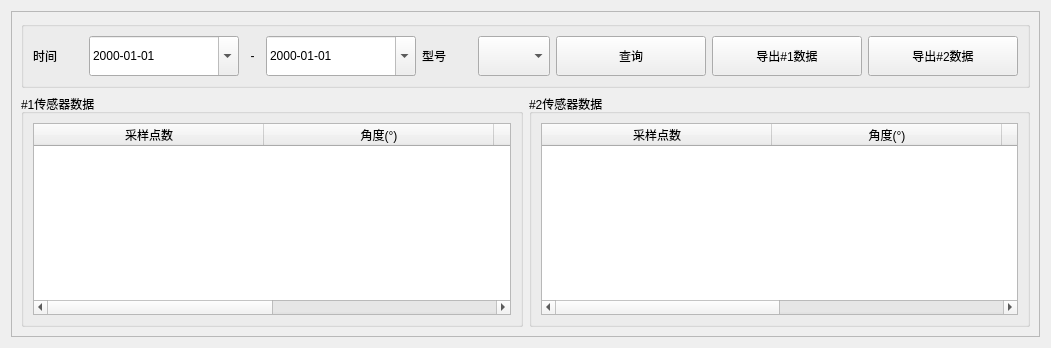
        <widget class="QWidget" name="dataQuery">
         <layout class="QGridLayout" name="gridLayout_30">
          <item row="0" column="0">
           <widget class="QFrame" name="frame_2">
            <property name="frameShape">
             <enum>QFrame::StyledPanel</enum>
            </property>
            <property name="frameShadow">
             <enum>QFrame::Raised</enum>
            </property>
            <layout class="QGridLayout" name="gridLayout_20">
             <item row="0" column="0" colspan="2">
              <widget class="QGroupBox" name="groupBox_2">
               <property name="title">
                <string/>
               </property>
               <layout class="QHBoxLayout" name="horizontalLayout_13">
                <item>
                 <widget class="QLabel" name="label_4">
                  <property name="minimumSize">
                   <size>
                    <width>50</width>
                    <height>40</height>
                   </size>
                  </property>
                  <property name="maximumSize">
                   <size>
                    <width>50</width>
                    <height>40</height>
                   </size>
                  </property>
                  <property name="text">
                   <string>时间</string>
                  </property>
                 </widget>
                </item>
                <item>
                 <widget class="QDateEdit" name="startTime">
                  <property name="minimumSize">
                   <size>
                    <width>150</width>
                    <height>40</height>
                   </size>
                  </property>
                  <property name="maximumSize">
                   <size>
                    <width>16777215</width>
                    <height>40</height>
                   </size>
                  </property>
                  <property name="displayFormat">
                   <string>yyyy-MM-dd </string>
                  </property>
                  <property name="calendarPopup">
                   <bool>true</bool>
                  </property>
                 </widget>
                </item>
                <item>
                 <widget class="QLabel" name="label_7">
                  <property name="minimumSize">
                   <size>
                    <width>15</width>
                    <height>0</height>
                   </size>
                  </property>
                  <property name="maximumSize">
                   <size>
                    <width>15</width>
                    <height>16777215</height>
                   </size>
                  </property>
                  <property name="text">
                   <string>-</string>
                  </property>
                  <property name="alignment">
                   <set>Qt::AlignCenter</set>
                  </property>
                 </widget>
                </item>
                <item>
                 <widget class="QDateEdit" name="endTime">
                  <property name="minimumSize">
                   <size>
                    <width>150</width>
                    <height>40</height>
                   </size>
                  </property>
                  <property name="maximumSize">
                   <size>
                    <width>16777215</width>
                    <height>40</height>
                   </size>
                  </property>
                  <property name="displayFormat">
                   <string>yyyy-MM-dd </string>
                  </property>
                  <property name="calendarPopup">
                   <bool>true</bool>
                  </property>
                 </widget>
                </item>
                <item>
                 <widget class="QLabel" name="label_9">
                  <property name="minimumSize">
                   <size>
                    <width>50</width>
                    <height>40</height>
                   </size>
                  </property>
                  <property name="maximumSize">
                   <size>
                    <width>50</width>
                    <height>40</height>
                   </size>
                  </property>
                  <property name="text">
                   <string>型号</string>
                  </property>
                 </widget>
                </item>
                <item>
                 <widget class="QComboBox" name="TypeList">
                  <property name="minimumSize">
                   <size>
                    <width>0</width>
                    <height>40</height>
                   </size>
                  </property>
                  <property name="maximumSize">
                   <size>
                    <width>16777215</width>
                    <height>40</height>
                   </size>
                  </property>
                 </widget>
                </item>
                <item>
                 <widget class="QPushButton" name="queryBtn">
                  <property name="minimumSize">
                   <size>
                    <width>150</width>
                    <height>40</height>
                   </size>
                  </property>
                  <property name="maximumSize">
                   <size>
                    <width>350</width>
                    <height>150</height>
                   </size>
                  </property>
                  <property name="text">
                   <string>查询</string>
                  </property>
                 </widget>
                </item>
                <item>
                 <widget class="QPushButton" name="exportDataOne">
                  <property name="minimumSize">
                   <size>
                    <width>150</width>
                    <height>40</height>
                   </size>
                  </property>
                  <property name="maximumSize">
                   <size>
                    <width>350</width>
                    <height>150</height>
                   </size>
                  </property>
                  <property name="text">
                   <string>导出#1数据</string>
                  </property>
                 </widget>
                </item>
                <item>
                 <widget class="QPushButton" name="exportDataTwo">
                  <property name="minimumSize">
                   <size>
                    <width>150</width>
                    <height>40</height>
                   </size>
                  </property>
                  <property name="text">
                   <string>导出#2数据</string>
                  </property>
                 </widget>
                </item>
               </layout>
              </widget>
             </item>
             <item row="1" column="1">
              <widget class="QGroupBox" name="groupBox_4">
               <property name="title">
                <string>#2传感器数据</string>
               </property>
               <layout class="QGridLayout" name="gridLayout_21">
                <item row="0" column="0">
                 <widget class="QTableWidget" name="result_tableWidget_2">
                  <attribute name="horizontalHeaderDefaultSectionSize">
                   <number>230</number>
                  </attribute>
                  <column>
                   <property name="text">
                    <string>采样点数</string>
                   </property>
                  </column>
                  <column>
                   <property name="text">
                    <string>角度(°)</string>
                   </property>
                  </column>
                  <column>
                   <property name="text">
                    <string>测量数据(mm)</string>
                   </property>
                  </column>
                  <column>
                   <property name="text">
                    <string>日期/时间</string>
                   </property>
                  </column>
                 </widget>
                </item>
               </layout>
              </widget>
             </item>
             <item row="1" column="0">
              <widget class="QGroupBox" name="groupBox_7">
               <property name="title">
                <string>#1传感器数据</string>
               </property>
               <layout class="QGridLayout" name="gridLayout_29">
                <item row="0" column="0">
                 <widget class="QTableWidget" name="result_tableWidget_1">
                  <attribute name="horizontalHeaderDefaultSectionSize">
                   <number>230</number>
                  </attribute>
                  <column>
                   <property name="text">
                    <string>采样点数</string>
                   </property>
                  </column>
                  <column>
                   <property name="text">
                    <string>角度(°)</string>
                   </property>
                  </column>
                  <column>
                   <property name="text">
                    <string>测量数据(mm)</string>
                   </property>
                  </column>
                  <column>
                   <property name="text">
                    <string>日期/时间</string>
                   </property>
                  </column>
                 </widget>
                </item>
               </layout>
              </widget>
             </item>
            </layout>
           </widget>
          </item>
         </layout>
        </widget>
